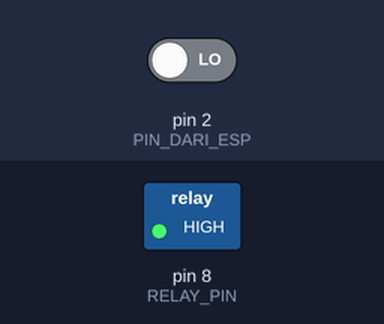
A sketch run on a simulated Arduino Uno, built with avr-gcc and run on an emulated ATmega328P. Shown: switched loads named in the sketch (green lamp = pin HIGH). The test bench sets the inputs (shaded band); at power-on: pin 2 (PIN_DARI_ESP) LOW.

Above: at 1.2 s.
1.3 s: pin 2 (PIN_DARI_ESP) driven HIGH
At 2.5 s:
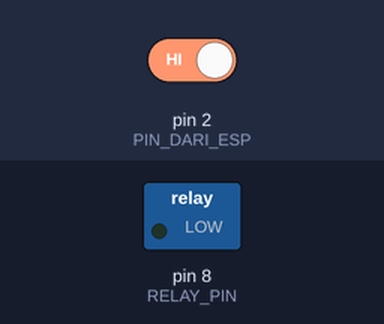
2.8 s: pin 2 (PIN_DARI_ESP) driven LOW
At 3.8 s:
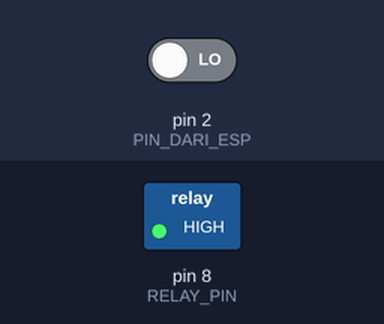
Timing chart, 0 to 5.8 s (numbered marks = the images above; inputs shaded):
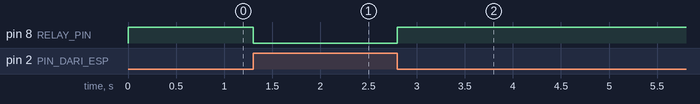

Measured:
- after the input at 1.3 s, pin 8 (RELAY_PIN): HIGH → LOW at once
- after the input at 2.8 s, pin 8 (RELAY_PIN): LOW → HIGH at once

The sketch:

arduino_relay_controller.ino
```cpp
#define PIN_DARI_ESP 2
#define RELAY_PIN 8

void setup() {
  pinMode(PIN_DARI_ESP, INPUT);
  pinMode(RELAY_PIN, OUTPUT);
  digitalWrite(RELAY_PIN, HIGH); // Kondisi awal: Pompa MATI (Active Low)
}

void loop() {
  int perintah = digitalRead(PIN_DARI_ESP);

  // Jika ESP32 mengirim sinyal ON (HIGH), Uno mengaktifkan Relay (LOW)
  if (perintah == HIGH) {
    digitalWrite(RELAY_PIN, LOW);
  } else {
    digitalWrite(RELAY_PIN, HIGH);
  }
}
```
